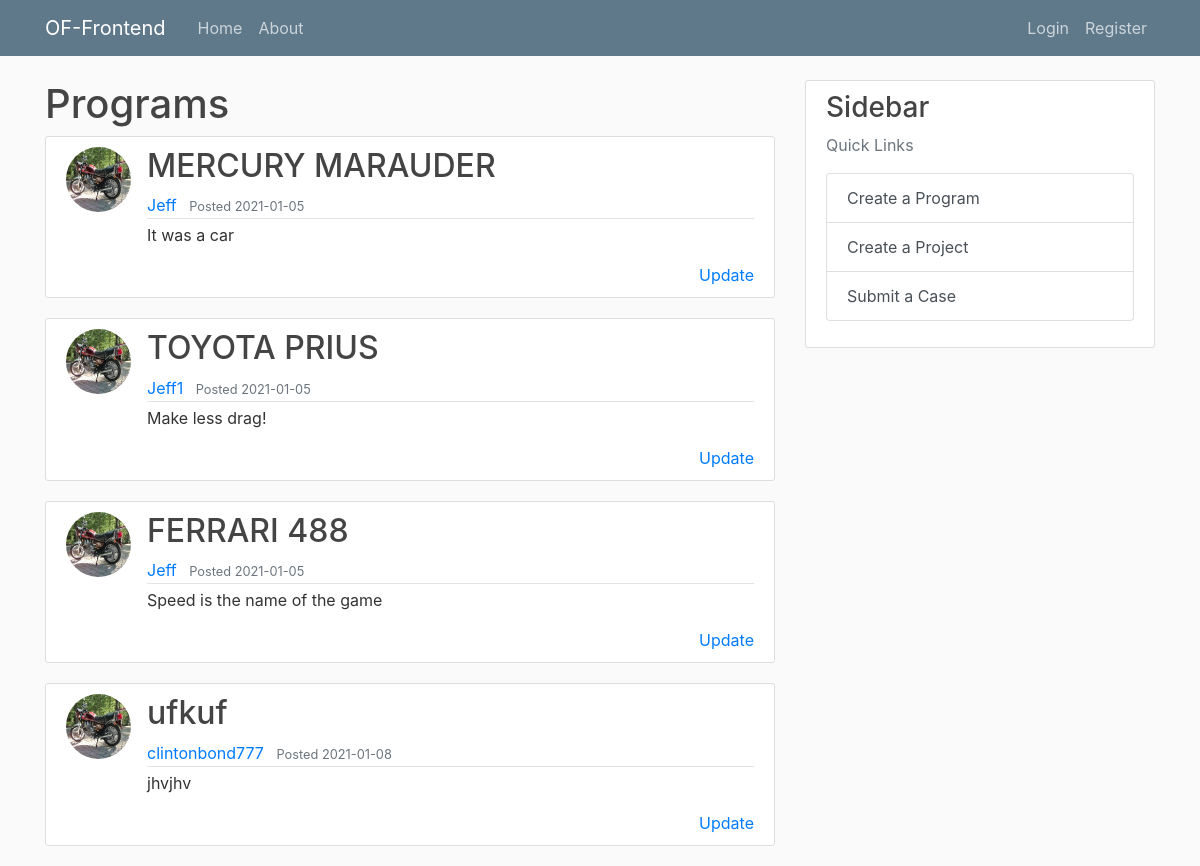
The page /home on the database its author committed.
### flask_website/models.py (models this page shows, shortened)
class Program(db.Model):
    __tablename__ = "program"
    id = db.Column(db.Integer, primary_key=True)
    name = db.Column(db.String(20), unique=True, nullable=False)
    description = db.Column(db.Text, unique=False, nullable=False)
    created_date = db.Column(db.DateTime, nullable=False, default=datetime.utcnow)
    created_by = db.Column(db.Integer, db.ForeignKey("user.id"), nullable=False)
    project = db.relationship("Project", back_populates="program")  # forward
    def __repr__(self):
        return f"Program|'{self.name}'),'{self.description}','{self.created_date}', '{self.created_by}'"

class User(db.Model, UserMixin):
    __tablename__ = "user"
    id = db.Column(db.Integer, primary_key=True)
    username = db.Column(db.String(20), unique=True, nullable=False)
    email = db.Column(db.String(120), unique=True, nullable=False)
    image_file = db.Column(db.String(20), default="default.jpg")
    password = db.Column(db.String(60), nullable=False)
    creator_program = db.relationship("Program", backref="creator_program", lazy=True)
    creator_project = db.relationship("Project", backref="creator_project", lazy=True)

### flask_website/routes.py (the view)
@app.route("/")
@app.route("/home")
def home():
    print(Program.query.all())
    return render_template("home.html", programs=Program.query.all())

### flask_website/templates/home.html
{% extends "layout.html" %}
{% block content %}
<h1> Programs </h1>
{% for program in programs %}
<article class="media content-section">
  <img class="rounded-circle article-img" ,
    src="{{ url_for('static',filename = 'profile_pics/' + program.creator_program.image_file) }}">
  <div class="media-body">
    <h2><a class="article-title" href="{{ url_for('program', program_id = program.id) }}">{{ program.name }}</a>
    </h2>
    <div class="article-metadata">
      <a class="mr-2" href="#">{{ program.creator_program.username }}</a>
      <small class="text-muted"> Posted {{ program.created_date.strftime('%Y-%m-%d') }}</small>
    </div>
    <p class="article-content">{{ program.description }} </p>
    <span>
      <a href="{{ url_for('update_program', program_id = program.id) }}" style="float:right">Update
      </a>
    </span>
  </div>
</article>
{% endfor %}
{% endblock content %}

### flask_website/static/main.css (style rules this page uses)
body { background: #fafafa; color: #333333; margin-top: 5rem; }
h1, h2, h3, h4, h5, h6 { color: #444444; }
.content-section { background: #ffffff; padding: 10px 20px; border: 1px solid #dddddd; border-radius: 3px; margin-bottom: 20px; }
.article-title { color: #444444; }
.article-content { white-space: pre-line; }
.article-img { height: 65px; width: 65px; margin-right: 16px; }
.article-metadata { padding-bottom: 1px; margin-bottom: 4px; border-bottom: 1px solid #e3e3e3 }

### rows shown on the page
Program: image_file (placeholder picture), name "MERCURY MARAUDER", creator_program.username "Jeff", created_date "2021-01-05", description "It was a car"
Program: image_file (placeholder picture), name "TOYOTA PRIUS", creator_program.username "Jeff1", created_date "2021-01-05", description "Make less drag!"
Program: image_file (placeholder picture), name "FERRARI 488", creator_program.username "Jeff", created_date "2021-01-05", description "Speed is the name of the game"
Program: image_file (placeholder picture), name "ufkuf", creator_program.username "clintonbond777", created_date "2021-01-08", description "jhvjhv"
